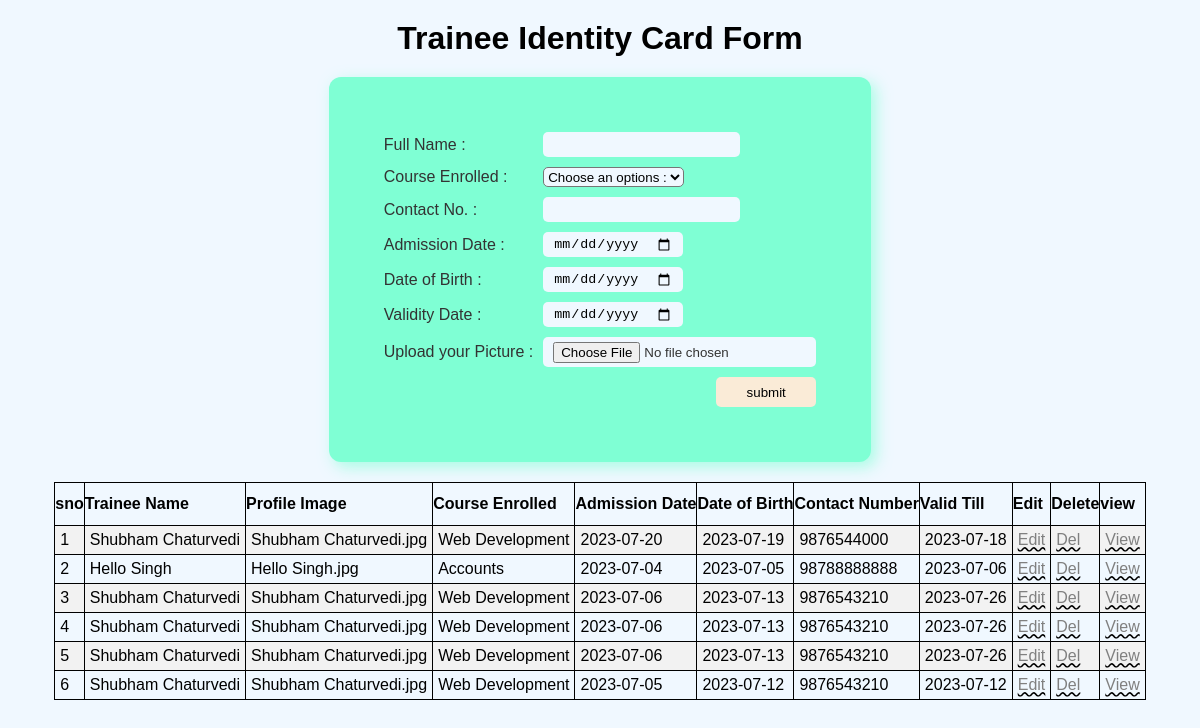
The page / on the database its author committed.
### tables this page shows
CREATE TABLE `trainee_id` (
  `sno` int(11) NOT NULL,
  `profile` varchar(100) DEFAULT NULL,
  `name` varchar(100) DEFAULT NULL,
  `course_enrolled` varchar(100) DEFAULT NULL,
  `contact_no` varchar(100) DEFAULT NULL,
  `admission_date` varchar(100) DEFAULT NULL,
  `dob` varchar(100) DEFAULT NULL,
  `valid_date` varchar(100) DEFAULT NULL,
  `created_by` varchar(100) DEFAULT NULL,
  `creation_time` varchar(100) DEFAULT NULL,
  `edited_by` varchar(100) DEFAULT NULL,
  `edition_time` varchar(100) DEFAULT NULL,
  `admin_remarks` longtext DEFAULT NULL
);

### index.php (the view, shortened to what this page needs)
<?php
$res='';
$conn = mysqli_connect('localhost','root','','weknow');
?>
<!DOCTYPE html>
<html lang="en">
<head>
   <link rel="stylesheet" href="css/index_style.css">
</head>
<body>
	<h1>Trainee Identity Card Form</h1>
   <div class="wrap">
      <div class="cont">
         <form action="index.php" method="POST" enctype="multipart/form-data">
			 <table >
				<tr>
					<td>
						<label for="">Full Name :</label>
					</td>
					<td>
						<input type="text" name="name" id="name" value="<?php echo isset($_GET['edit'])? $res['name']: '' ?>"  required>
					</td>
				</tr>
				<tr>
					<td>
						<label for="">Course Enrolled :</label>
					</td>
					<td>
						<select name="course_enrolled" id="course_enrolled" required >
							<option value="" disabled selected >Choose an options :</option>
						</select>
					</td>
				</tr>
				<tr>
					<td>
						<label for="">Contact No. :</label>
					</td>
					<td>
						<input type="text" name="contact_no" id="contact_no"   value="<?php echo isset($_GET['edit'])? $res['contact_no']: '' ?> "  required>
					</td>
				</tr>
				<tr>
					<td>
						<label for="">Admission Date :</label>
					</td>
					<td>
						<input type="date" name="admission_date" id="admission_date" value="<?php echo isset($_GET['edit'])? $res['admission_date']: '' ?>">
					</td>
				</tr>
				<tr>
					<td>
						<label for="">Date of Birth :</label>
					</td>
					<td>
						<input type="date" name="dob" id="dob" value="<?php echo isset($_GET['edit'])? $res['dob']: '' ?>">
					</td>
				</tr>
				<tr>
					<td>
						<label for="">Validity Date :</label>
					</td>
					<td>
						<input type="date" name="valid_date" id="valid_date" value="<?php echo isset($_GET['edit'])? $res['valid_date']: '' ?>">
					</td>
				</tr>
				<tr>
					<td>
						<label for="">Upload your Picture :</label>
					</td>
					<td>
						<input class="file" type="file" name="profile" id="profile">
					</td>
				</tr>
				<tr>
					<td>
					</td>
					<td class="submit">
						<input class="submit_btn" type="submit" value="submit">
					</td>
					</tr>
			</form>
      </div>
   </div>
    <div class="container">
		<table class='table'>
			<tr>
				<th>sno</th>
				<th>Trainee Name</th>
				<th>Profile Image</th>
				<th>Course Enrolled</th>
				<th>Admission Date</th>
				<th>Date of Birth</th>
				<th>Contact Number</th>
				<th>Valid Till</th>
				<th>Edit</th>
				<th>Delete</th>
				<th>view</th>
			</tr>
			<?php
				$id = 1;
				$sql = 'select * from trainee_id';
				$result = mysqli_query($conn, $sql);
				if($result){
					while($row = mysqli_fetch_assoc($result)){
						echo '<tr>
							<td>'.$id++.'</td>
							<td>'.$row['name'].'</td>
							<td>'.$row['profile'].'</td>
							<td>'.$row['course_enrolled'].'</td>
							<td>'.$row['admission_date'].'</td>
							<td>'.$row['dob'].'</td>
							<td>'.$row['contact_no'].'</td>
							<td>'.$row['valid_date'].'</td>
							<td><a href="index.php?edit='.$row['sno'].'"> Edit</a></td>
							<td><a href="index.php?del='.$row['sno'].'"> Del</a></td>
							<td><a href="result.php?id='.$row['sno'].'"> View</a></td>
						</tr>';
					}
				}
			?>
		</table>
	</div>
</body>
</html>

### css/index_style.css (style rules this page uses)
* { margin: 0; padding: 0; box-sizing: border-box; }
html { font-family: Arial, Helvetica, sans-serif; }
body { background-color: aliceblue; background-repeat: no-repeat; background-attachment: fixed; background-size: cover; background-position: center; min-height: 100vh; width: 100%; }
h1 { text-align: center; margin-top: 20px; }
.wrap { padding: 20px 0 0 0; width: 100%; height: 100%; display: flex; justify-content: center; align-items: center; }
.cont { display: flex; justify-content: center; align-items: center; background-color: aquamarine; padding: 50px; border-radius: 12px; box-shadow: 5px 5px 15px hsla(160, 100%, 75%, 0.648); color: #333; }
input { padding: 5px 10px; background-color: aliceblue; border: none; border-radius: 5px; height: 25px; }
select { background-color: aliceblue; height: 20px; border-radius: 5px; }
.submit { display: flex; justify-content: flex-end; }
tr .submit .submit_btn { text-align: center; width: 100px; height: 30px; background-color: antiquewhite; cursor: pointer; }
.file { height: 30px; }
.container { margin-top: 20px; display: flex; justify-content: center; }
.table, .table th, .table td { border: 1px solid; }
.table tr:nth-child(even) { background-color: #f2f2f2; }
.table th { padding-top: 12px; padding-bottom: 12px; text-align: left; background-color: aliceblue; color: black; }
table { border-collapse: collapse; }
td { padding: 5px; }
a { text-decoration-line: underline; text-decoration-color: black; text-decoration-style: wavy; color: gray; }

### rows shown on the page
trainee_id: name "Shubham Chaturvedi", profile "Shubham Chaturvedi.jpg", course_enrolled "Web Development", admission_date "2023-07-20", dob "2023-07-19", contact_no "9876544000", valid_date "2023-07-18"
trainee_id: name "Hello Singh", profile "Hello Singh.jpg", course_enrolled "Accounts", admission_date "2023-07-04", dob "2023-07-05", contact_no "98788888888", valid_date "2023-07-06"
trainee_id: name "Shubham Chaturvedi", profile "Shubham Chaturvedi.jpg", course_enrolled "Web Development", admission_date "2023-07-06", dob "2023-07-13", contact_no "9876543210", valid_date "2023-07-26"
trainee_id: name "Shubham Chaturvedi", profile "Shubham Chaturvedi.jpg", course_enrolled "Web Development", admission_date "2023-07-06", dob "2023-07-13", contact_no "9876543210", valid_date "2023-07-26"
trainee_id: name "Shubham Chaturvedi", profile "Shubham Chaturvedi.jpg", course_enrolled "Web Development", admission_date "2023-07-06", dob "2023-07-13", contact_no "9876543210", valid_date "2023-07-26"
trainee_id: name "Shubham Chaturvedi", profile "Shubham Chaturvedi.jpg", course_enrolled "Web Development", admission_date "2023-07-05", dob "2023-07-12", contact_no "9876543210", valid_date "2023-07-12"
